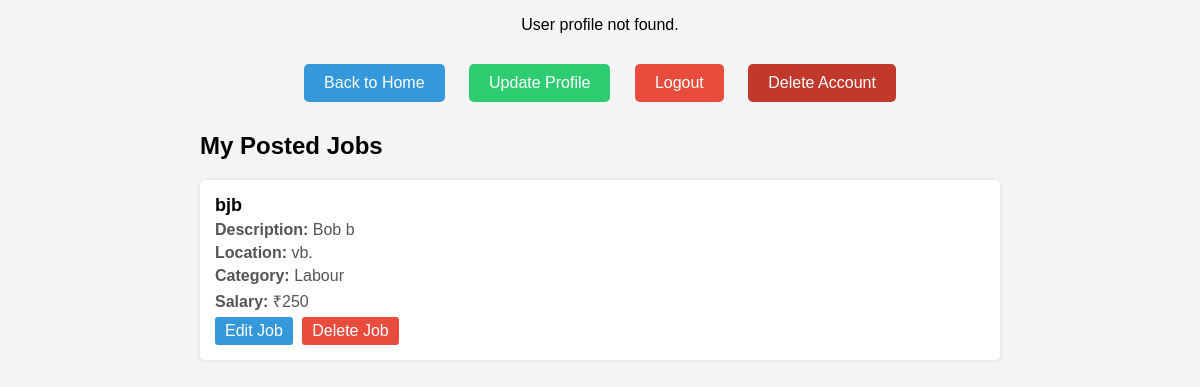
The page /account (signed in) on the database as committed earlier.
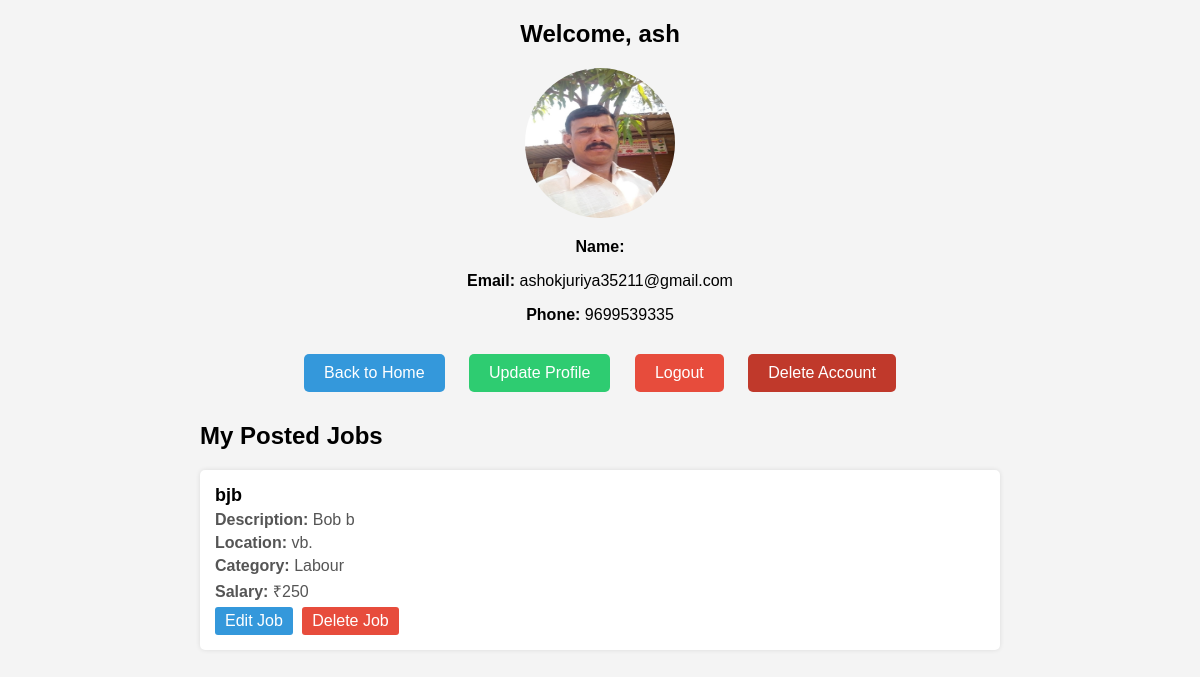
The same page on the database as committed later.
### tables this page shows
CREATE TABLE user_profile (
    id INTEGER PRIMARY KEY AUTOINCREMENT,
    username TEXT UNIQUE, 
    full_name TEXT,
    email TEXT,
    phone TEXT,
    date_of_birth TEXT,
    gender TEXT,
    address TEXT,
    city TEXT,
    state TEXT,
    country TEXT,
    bio TEXT,
    skills TEXT,
    work_experience TEXT,
    education TEXT,
    job_status TEXT,
    company TEXT,
    designation TEXT,
    linkedin TEXT,
    github TEXT,
    portfolio TEXT,
    profile_photo TEXT,
    resume TEXT,
    id_proof TEXT,
    language TEXT,
    notification_preferences TEXT
, user_id INTEGER REFERENCES users(id));

### app.py (the view)
@app.route('/account')
def account():
    if 'username' not in session:
        return redirect(url_for('login'))
    username = session['username']
    conn = get_db_connection()
    user = conn.execute("SELECT * FROM users WHERE username = ?", (username,)).fetchone()
    profile_data = conn.execute("SELECT * FROM user_profile WHERE username = ?", (username,)).fetchone()
    jobs = conn.execute("SELECT * FROM jobs WHERE employer=?", (username,)).fetchall()
    user_profile = {}
    if profile_data:
        columns = [col[1] for col in conn.execute("PRAGMA table_info(user_profile)").fetchall()]  # col[1] is column name
        user_profile = dict(zip(columns, profile_data))
    conn.close()
    if not user:
        return render_template('404.html'), 404
    return render_template('account.html', user=user, user_profile=dict(user_profile), jobs=jobs)

### app.py (called while the page is built)
def get_db_connection():
    conn = sqlite3.connect('majdur.db')
    conn.row_factory = sqlite3.Row
    return conn

### templates/account.html (shortened to what this page needs)
<!DOCTYPE html>
<html lang="en">
<head>
    <link rel="stylesheet" type="text/css" href="{{ url_for('static', filename='account.css') }}">
</head>
<body>
{% if user_profile %}
        <h2>Welcome, {{ user_profile.username }}</h2>
        {% if user_profile.profile_photo %}
            <img src="{{ url_for('static', filename=user_profile.profile_photo) }}"
                 alt="Profile Photo"
                 width="150" height="150" style="border-radius: 50%;">
        {% else %}
            <p>No profile photo available.</p>
        {% endif %}
        <p><strong>Name:</strong> {{ user_profile.name }}</p>
        <p><strong>Email:</strong> {{ user_profile.email }}</p>
        <p><strong>Phone:</strong> {{ user_profile.phone }}</p>
    {% else %}
        <p>User profile not found.</p>
    {% endif %}
        <div class="profile-actions">
            <a href="/" class="btn home-btn">Back to Home</a>
            <a href="/update_profile" class="btn update-btn">Update Profile</a>
            <a href="/logout" class="btn logout-btn">Logout</a>
            <a href="/delete-account" class="btn delete-btn" onclick="return confirm('Are you sure you want to delete your account?');">Delete Account</a>
        </div>
    <div class="jobs-container">
        <h2>My Posted Jobs</h2>
        {% for job in jobs %}
            <div class="job-card">
                <div class="job-title">{{ job['title'] }}</div>
                <div class="job-details"><strong>Description:</strong> {{ job['description'] }}</div>
                <div class="job-details"><strong>Location:</strong> {{ job['location'] }}</div>
                <div class="job-details"><strong>Category:</strong> {{ job['category'] }}</div>
                <div class="job-details"><strong>Salary:</strong> ₹{{ job['salary'] }}</div>
                <a href="{{ url_for('edit_job', job_id=job['id']) }}" class="btn edit">Edit Job</a>
                <a href="{{ url_for('delete_job', job_id=job['id']) }}" class="btn delete">Delete Job</a>
            </div>
        {% endfor %}
    </div>
</body>
</html>

Rows that differ between the two databases and show on the page:
added user_profile: username "ash", profile_photo (picture), email "ashokjuriya35211@gmail.com", phone "9699539335"
Other text that changed with them:
text no longer shown: "User profile not found."
text now shown: "Welcome, Name: Email: Phone:"
